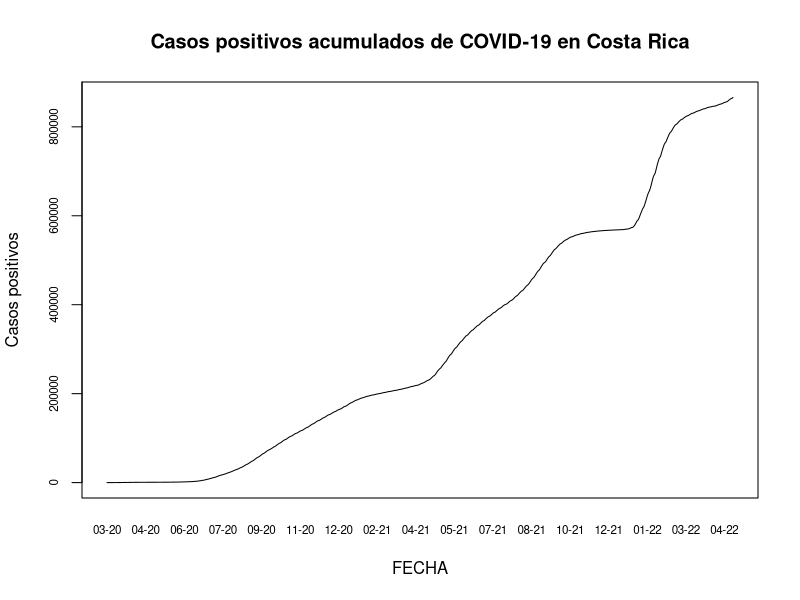
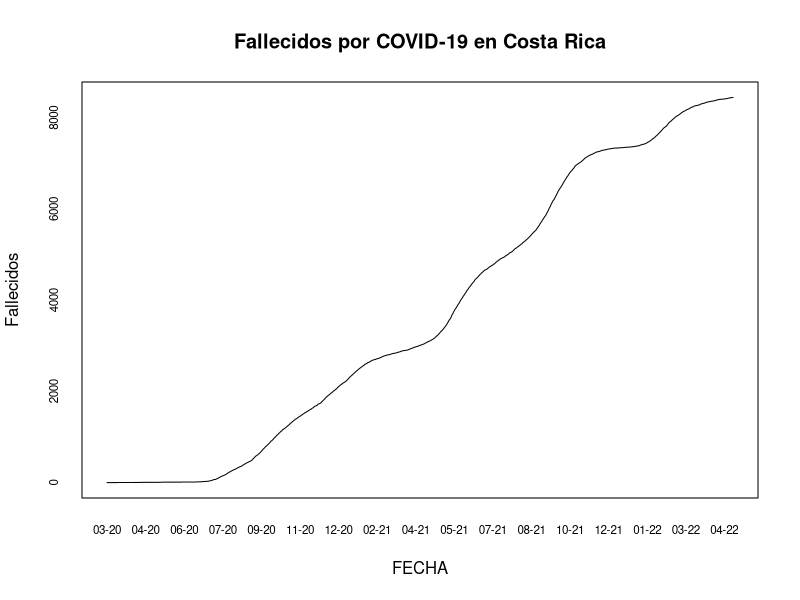
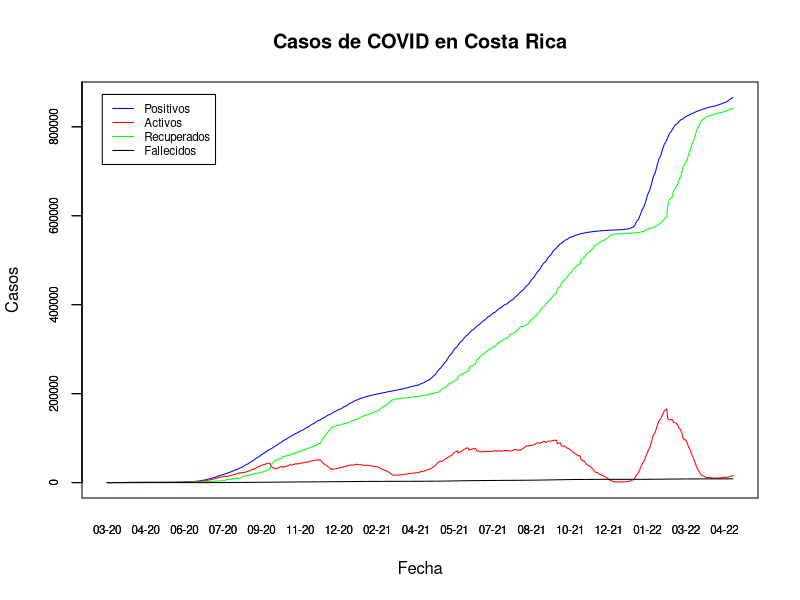
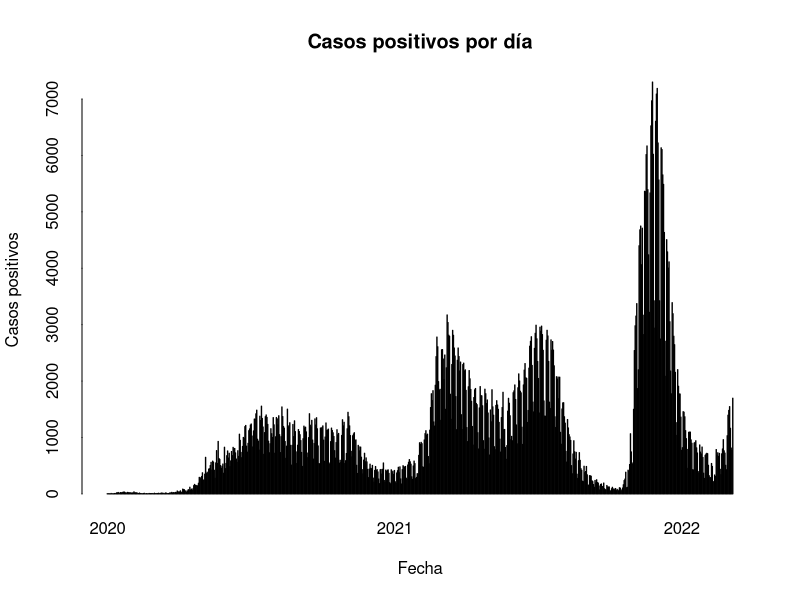
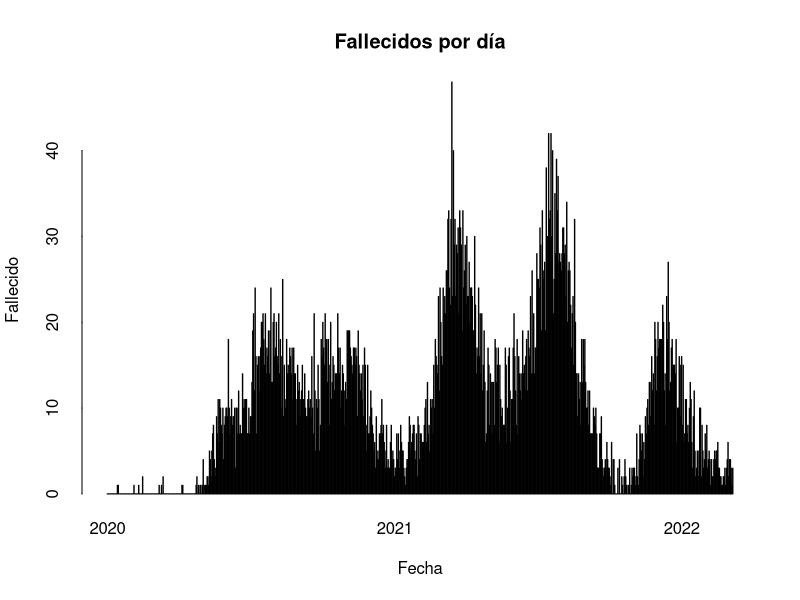
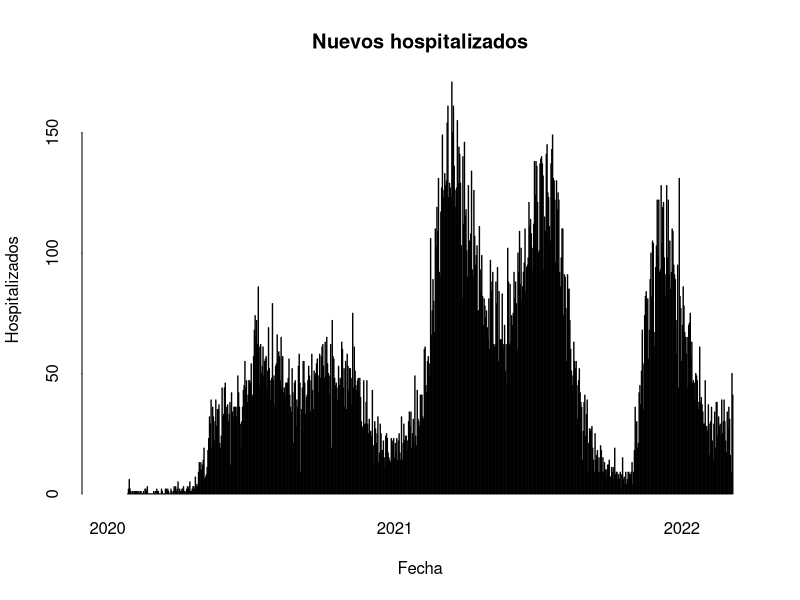
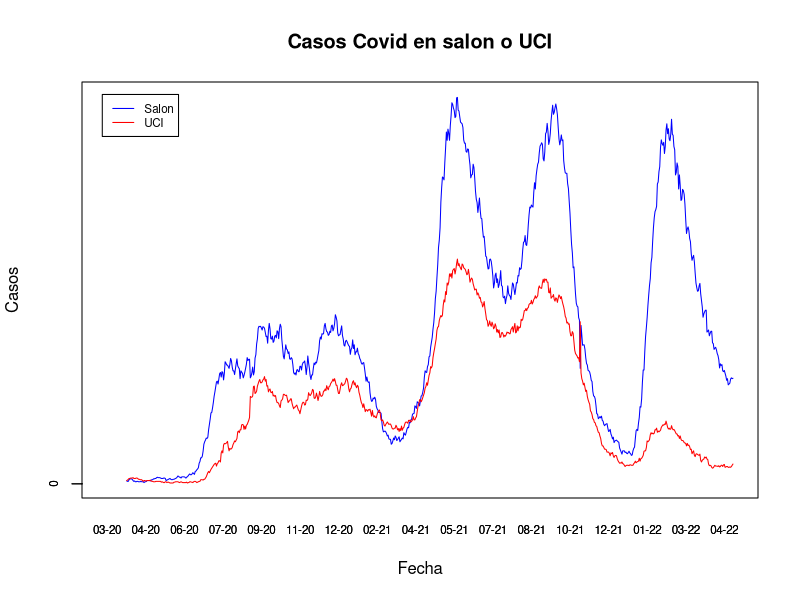

Source code (R) for these figures, in order:
## ---- chunk 1
knitr::opts_chunk$set(echo = T)
## ---- chunk 2
covid <- read.csv(file = "05_10_22_CSV_GENERAL.csv",sep = ";")
## ---- chunk 3
options(scipen = 7)
## ---- chunk 4
covid$FECHA <- as.Date(covid$FECHA, format = "%d/%m/%Y")
## ---- chunk 5
plot(x = covid$FECHA, y = covid$positivos, main = "Casos positivos acumulados de COVID-19 en Costa Rica", xlab = "FECHA", ylab = "Casos positivos", type = "l",   xaxt = "n",
  yaxt = "n" )

# Formato del eje X
axis(side = 1,
     covid$FECHA,
     tick = FALSE,
     format(covid$FECHA, "%m-%y"),
     cex.axis = .7
)

# Formato del eje Y
axis(
  side = 2,
  covid$positivos,
  labels = TRUE,  
  at = seq(0, 1000000, by = 200000),
  cex.axis = .7
)
## ---- chunk 6
plot(x = covid$FECHA, y = covid$fallecidos, main = "Fallecidos por COVID-19 en Costa Rica", xlab = "FECHA", ylab = "Fallecidos", type = "l",   xaxt = "n",
  yaxt = "n" )

# Formato del eje X
axis(side = 1,
     covid$FECHA,
     tick = FALSE,
     format(covid$FECHA, "%m-%y"),
     cex.axis = .7
)

# Formato del eje Y
axis(
  side = 2,
  covid$fallecidos,
  labels = TRUE,  
  at = seq(0, 10000, by = 2000),
  cex.axis = .7
)
## ---- chunk 7
# Gráfico de líneas de casos activos
plot(
  covid$FECHA,
  covid$positivos,
  type = "l",
  xaxt = "n",
  yaxt = "n",
  main = "Casos de COVID en Costa Rica",
  xlab = "Fecha",
  ylab = "Casos",
  col = "blue"
)
# Formato del eje X
axis(side = 1,
     covid$FECHA,
     tick = FALSE,
     format(covid$FECHA, "%m-%y"),
     cex.axis = .7
)

# Formato del eje Y
axis(
  side = 2,
  covid$positivos,
  labels = TRUE,  
  at = seq(0, 1000000, by = 200000),
  cex.axis = .7
)

# Casos activos
lines(covid$FECHA, covid$activos, col="red")

# Casos recuperados
lines(covid$FECHA, covid$RECUPERADOS, col="green")

# Casos fallecidos
lines(covid$FECHA, covid$fallecidos, col="black")

# Leyenda
legend(
  x = "topleft",
  inset = 0.03,
  legend = c("Positivos", "Activos", "Recuperados", "Fallecidos"),
  col = c("blue", "red", "green", "black"),
  lty = 1,
  cex = 0.7)

# Formato del eje X
axis(side = 1,
     covid$FECHA,
     tick = FALSE,
     format(covid$FECHA, "%m-%y"),
     cex.axis = .7)

# Formato del eje Y
axis(
  side = 2,
  covid$positivos,
  labels = TRUE,  
  at = seq(0, 1000000, by = 200000),
  cex.axis = .7
)

## ---- chunk 8
barplot(height = covid$nue_posi, 
  names.arg=format(covid$FECHA, "%Y"),
  bty = "n", 
  tck = 0, 
  xaxt = "n",
  space = 1,
  main="Casos positivos por día",
  xlab = "Fecha",
  ylab = "Casos positivos",
  col = "blue"
   )

# Fechas minima y máxima
x_min <- min(covid$FECHA)
x_max <- max(covid$FECHA)

# Formato del eje X
axis(
  side = 1,
  at = match(seq(as.Date(x_min), x_max, "years"), covid$FECHA) * (1 + 1),
  labels = format(seq(as.Date(x_min), x_max, "years"), "%Y"),
  lwd = 0)

## ---- chunk 9
barplot(height = covid$nue_falleci, 
  names.arg=format(covid$FECHA, "%Y"),
  bty = "n", 
  tck = 0, 
  xaxt = "n",
  space = 1,
  main="Fallecidos por día",
  xlab = "Fecha",
  ylab = "Fallecido",
  col = "blue"
   )

# Fechas minima y máxima
x_min <- min(covid$FECHA)
x_max <- max(covid$FECHA)

# Formato del eje X
axis(
  side = 1,
  at = match(seq(as.Date(x_min), x_max, "years"), covid$FECHA) * (1 + 1),
  labels = format(seq(as.Date(x_min), x_max, "years"), "%Y"),
  lwd = 0)

## ---- chunk 10
barplot(height = covid$nue_hospi, 
  names.arg=format(covid$FECHA, "%Y"),
  bty = "n", 
  tck = 0, 
  xaxt = "n",
  space = 1,
  main="Nuevos hospitalizados",
  xlab = "Fecha",
  ylab = "Hospitalizados",
  col = "blue"
   )

# Fechas minima y máxima
x_min <- min(covid$FECHA)
x_max <- max(covid$FECHA)

# Formato del eje X
axis(
  side = 1,
  at = match(seq(as.Date(x_min), x_max, "years"), covid$FECHA) * (1 + 1),
  labels = format(seq(as.Date(x_min), x_max, "years"), "%Y"),
  lwd = 0)
# Formato del eje X
axis(side = 1,
     covid$FECHA,
     tick = FALSE,
     format(covid$FECHA, "%m-%y"),
     cex.axis = .7)

## ---- chunk 11
# Gráfico de líneas de UCI y salon
plot(
  covid$FECHA,
  covid$salon,
  type = "l",
  xaxt = "n",
  yaxt = "n",
  main = "Casos Covid en salon o UCI",
  xlab = "Fecha",
  ylab = "Casos",
  col = "blue"
)
# Formato del eje X
axis(side = 1,
     covid$FECHA,
     tick = FALSE,
     format(covid$FECHA, "%m-%y"),
     cex.axis = .7
)

# Formato del eje Y
axis(
  side = 2,
  covid$salon,
  labels = TRUE,  
  at = seq(0, 1000, by = 2000),
  cex.axis = .7
)

# UCI
lines(covid$FECHA, covid$UCI, col="red")



# Leyenda
legend(
  x = "topleft",
  inset = 0.03,
  legend = c("Salon", "UCI"),
  col = c("blue", "red"),
  lty = 1,
  cex = 0.7)

# Formato del eje X
axis(side = 1,
     covid$FECHA,
     tick = FALSE,
     format(covid$FECHA, "%m-%y"),
     cex.axis = .7)

# Formato del eje Y
axis(
  side = 2,
  covid$salon,
  labels = TRUE,  
  at = seq(0, 1000, by = 2000),
  cex.axis = .7
)

